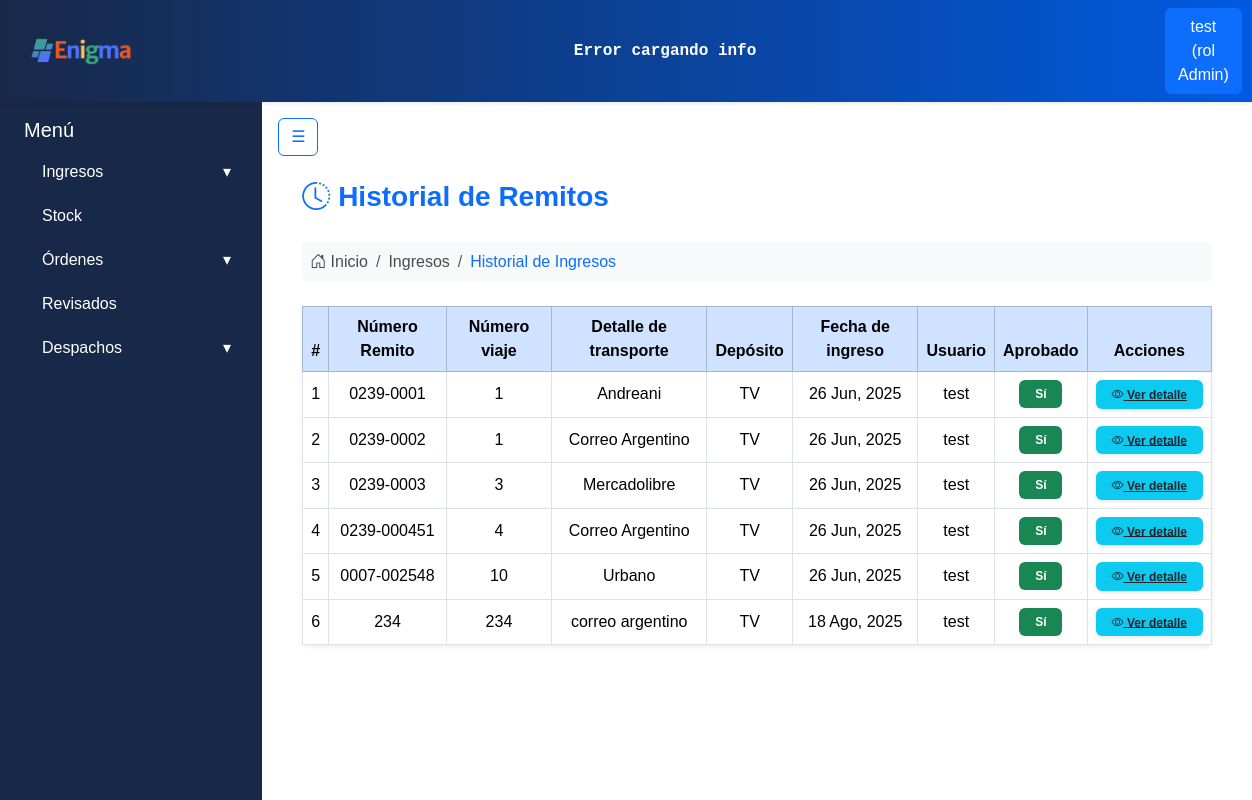
Page /ingresos/history/ (signed in) on the earlier database version.
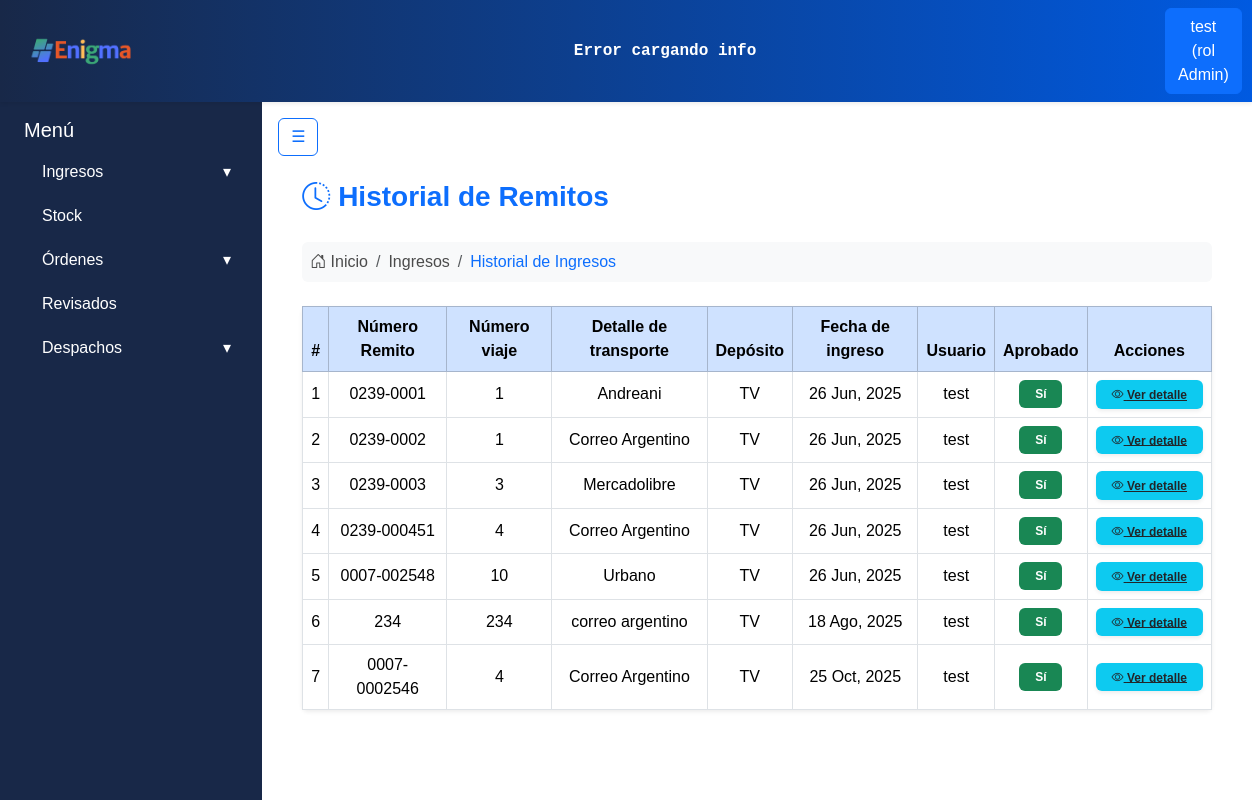
Same page on the later database version.
### apps/ingresos/models.py (models this page shows, shortened)
class Remitos(ModeloBaseConUsuario):
    numero_remito = models.CharField(max_length=20)
    numero_viaje = models.IntegerField()
    detalle_transporte = models.CharField(max_length=30)
    deposito_id = models.ForeignKey('stock.Depositos', on_delete=models.PROTECT)
    fecha_ingreso = models.DateField(auto_now_add=True)
    aprobado = models.BooleanField(default=False)
    productos = models.ManyToManyField('Productos', through='RemitoProducto')

### apps/stock/models.py (models this page shows)
class Depositos(models.Model):
    id = models.AutoField(primary_key=True)
    nombre = models.CharField(max_length=50)
    def __str__(self):
        return self.nombre

### apps/usuarios/models.py (models this page shows, shortened)
class Usuarios(AbstractBaseUser):
    username = models.CharField('Nombre de usuario', unique= True, max_length=60)
    email = models.EmailField('Correo electronico', max_length=254, unique= True)
    nombre = models.CharField(max_length=50)
    apellido = models.CharField(max_length=50)
    rol = models.ForeignKey(Roles, on_delete=models.CASCADE)
    activo = models.BooleanField(default=True)
    is_admin = models.BooleanField(default = False)
    is_superuser = models.BooleanField(default=False)
    is_staff = models.BooleanField(default=False)
    objects = UsuariosManager()
    USERNAME_FIELD = 'username'
    REQUIRED_FIELDS = ['nombre', 'apellido', 'email'] #campos necesarios para crear la cuenta por consola

### apps/ingresos/views.py (the view)
# urls.py: path('history/', login_required(ListarRemitosHistorialView.as_view()), name='ingresos_historial'),
class ListarRemitosHistorialView(LoginRequiredMixin, ListView):
    model = Remitos
    template_name = 'remitos/listar_historial.html'
    context_object_name = 'remitos'
    def get_queryset(self):
        return Remitos.objects.filter(aprobado=True)
    def get_context_data(self, **kwargs):
        context = super().get_context_data(**kwargs)
        context['show_navbar'] = True
        return context

### apps/usuarios/models.py (called while the page is built)
    def __str__(self):
        return self.nombre

### apps/ingresos/templates/remitos/listar_historial.html
{% extends "base.html" %}
{% block content %}
<div class="container-fluid px-4 mt-3">
    <div class="d-flex align-items-center mb-4">
        <i class="bi bi-clock-history fs-3 text-primary me-2"></i>
        <h3 class="fw-bold text-primary m-0">Historial de Remitos</h3>
    </div>
    <nav aria-label="breadcrumb" class="mb-4">
        <ol class="breadcrumb bg-light rounded p-2">
            <li class="breadcrumb-item">
                <i class="bi bi-house-door"></i> Inicio
            </li>
            <li class="breadcrumb-item">
                Ingresos
            </li>
            <li class="breadcrumb-item text-primary" aria-current="page">Historial de Ingresos</li>
        </ol>
    </nav>
    <div class="card shadow-sm border-0">
        <div class="card-body p-0">
            <table class="table table-bordered table-hover m-0 align-middle">
                <thead class="table-primary text-center">
                    <tr>
                        <th>#</th>
                        <th>Número Remito</th>
                        <th>Número viaje</th>
                        <th>Detalle de transporte</th>
                        <th>Depósito</th>
                        <th>Fecha de ingreso</th>
                        <th>Usuario</th>
                        <th>Aprobado</th>
                        <th>Acciones</th>
                    </tr>
                </thead>
                <tbody class="text-center">
                    {% for remito in remitos %}
                    <tr>
                        <td>{{ forloop.counter }}</td>
                        <td>{{ remito.numero_remito }}</td>
                        <td>{{ remito.numero_viaje }}</td>
                        <td>{{ remito.detalle_transporte }}</td>
                        <td>{{ remito.deposito_id }}</td>
                        <td>{{ remito.fecha_ingreso|date:"d M, Y" }}</td>
                        <td>{{ remito.usuario.nombre }}</td>
                        <td>
                            {% if remito.aprobado %}
                                <span class="badge bg-success px-3 py-2">Sí</span>
                            {% else %}
                                <span class="badge bg-secondary px-3 py-2">No</span>
                            {% endif %}
                        </td>
                        <td>
                            <a href="{% url 'ver_remito' remito.pk %}"
                               class="badge bg-info text-dark px-3 py-2 shadow-sm">
                               <i class="bi bi-eye"></i> Ver detalle
                            </a>
                        </td>
                    </tr>
                    {% empty %}
                    <tr>
                        <td colspan="9" class="text-muted py-4">No hay registros en el historial.</td>
                    </tr>
                    {% endfor %}
                </tbody>
            </table>
        </div>
    </div>
</div>
{% endblock %}

Differences in the rows shown:
added Remitos: numero_remito "0007-0002546", numero_viaje "4", detalle_transporte "Correo Argentino", deposito_id "TV", fecha_ingreso "25 Oct, 2025", usuario.nombre "test", aprobado "Sí"
